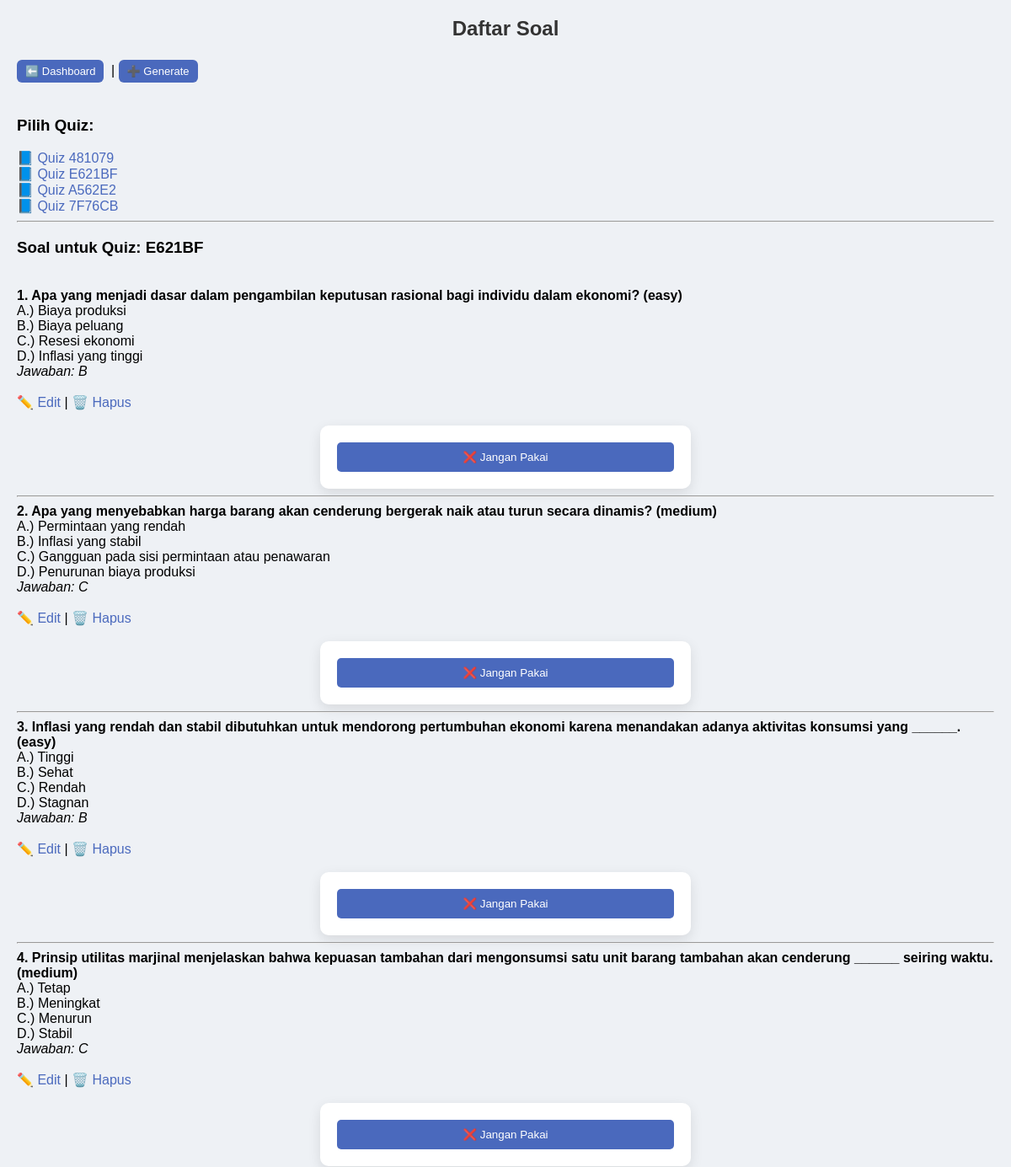
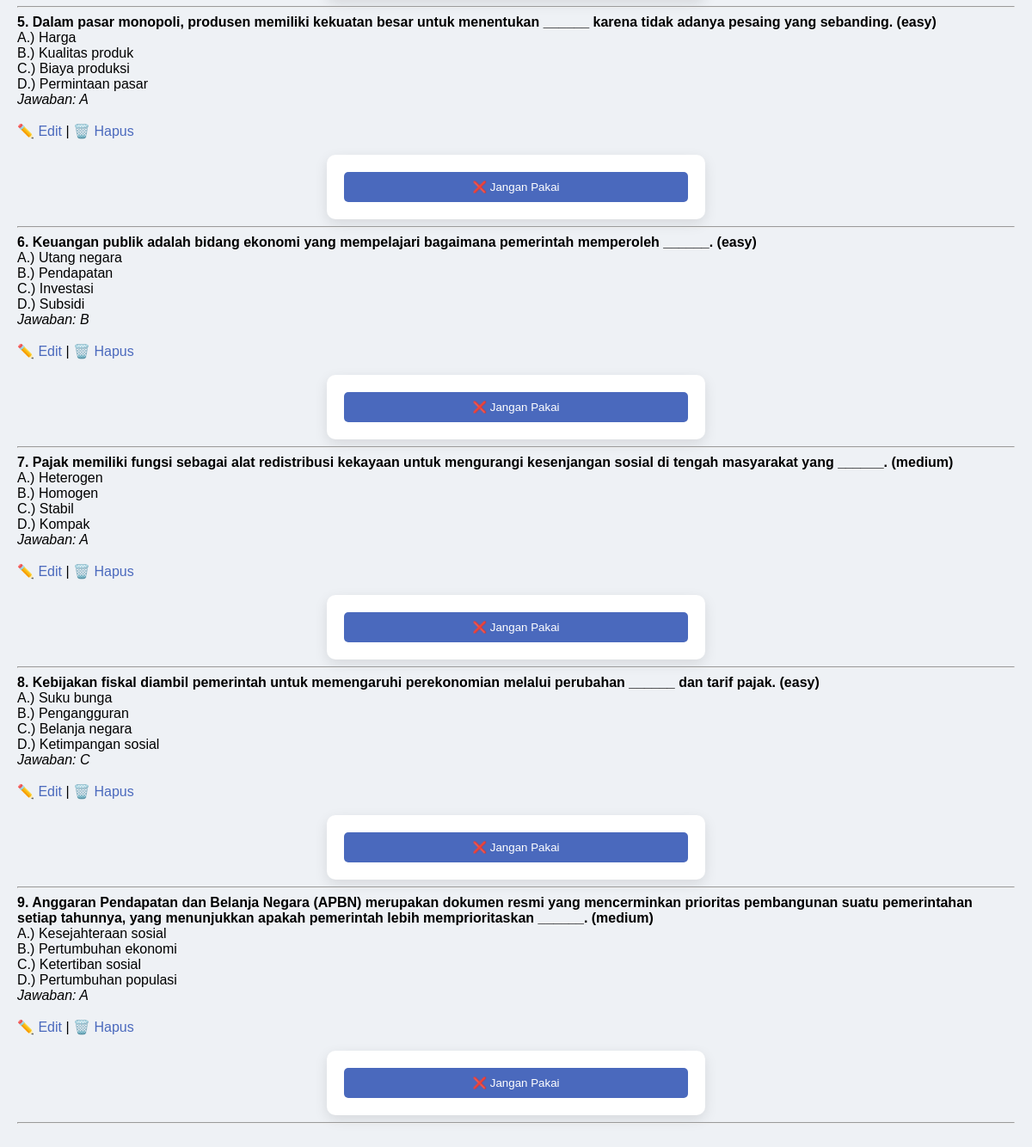
The app's page /lihat_soal.php?kode=E621BF (signed in) with its own data (2 pictures, top to bottom).
### tables this page shows
CREATE TABLE `soal` (
  `id` int(11) NOT NULL,
  `pertanyaan` text NOT NULL,
  `opsi` text NOT NULL,
  `jawaban` varchar(10) NOT NULL,
  `level` varchar(20) NOT NULL,
  `user_id` int(11) DEFAULT NULL,
  `aktif` tinyint(1) DEFAULT 0,
  `kode_quiz` varchar(20) DEFAULT NULL,
  `created_at` timestamp NOT NULL DEFAULT current_timestamp()
);

### lihat_soal.php (the view, shortened to what this page needs)
<?php
include "koneksi.php";
echo '<link rel="stylesheet" href="style.css">';
$user_id = $_SESSION['user_id'];
$kode = $_GET['kode'] ?? '';
?>
<h2>Daftar Soal</h2>
<a href="dashboard.php" class="btn"> ⬅️ Dashboard</a> |
<a href="generate.php" class="btn"> ➕ Generate</a>
<?php
echo "<h3>Pilih Quiz:</h3>";
$list = mysqli_query($conn, "SELECT DISTINCT kode_quiz FROM soal WHERE user_id='$user_id'");
while ($d = mysqli_fetch_assoc($list)) {
    echo "<a href='lihat_soal.php?kode=".$d['kode_quiz']."'>📘 Quiz ".$d['kode_quiz']."</a><br>";
}
echo "<hr>";
$query = mysqli_query($conn, "SELECT * FROM soal WHERE user_id='$user_id' AND kode_quiz='$kode'");
$no = 1;
?>
<h3>Soal untuk Quiz: <?php echo $kode; ?></h3><br>
<?php while ($data = mysqli_fetch_assoc($query)) { ?>
    <b><?php echo $no++; ?>. <?php echo $data['pertanyaan']; ?> (<?php echo $data['level']; ?>)</b><br>
    <?php $opsi = explode("|", $data['opsi']); ?>
    A.) <?php echo $opsi[0]; ?><br>
    B.) <?php echo $opsi[1]; ?><br>
    C.) <?php echo $opsi[2]; ?><br>
    D.) <?php echo $opsi[3]; ?><br>
    <i>Jawaban: <?php echo $data['jawaban']; ?></i><br><br>
    <a href="edit_soal.php?id=<?php echo $data['id']; ?>">✏️ Edit</a> |
    <a href="hapus_soal.php?id=<?php echo $data['id']; ?>" onclick="return confirm('Yakin hapus soal ini?')">🗑️ Hapus</a>
    <form method="POST" action="">
        <?php if ($data['aktif'] == 0) { ?>
            <button name="aktifkan">✔️ Pakai Soal</button>
        <?php } else { ?>
            <button name="nonaktifkan">❌ Jangan Pakai</button>
        <?php } ?>
    </form>
    <hr>
<?php } ?>

### style.css (style rules this page uses)
h2 { text-align: center; color: #333; }
form { max-width: 400px; margin: auto; background: white; padding: 20px; border-radius: 10px; box-shadow: 0 5px 15px rgba(0,0,0,0.1); }
button { width: 100%; padding: 10px; background: #4a69bd; color: white; border: none; border-radius: 5px; }
a { color: #4a69bd; text-decoration: none; }
.btn { display: block; text-align: center; padding: 10px; background: #4a69bd; color: white; border-radius: 6px; text-decoration: none; }
.btn { display: inline-block; padding: 6px 10px; background: #4a69bd; color: white; border-radius: 6px; text-decoration: none; font-size: 13px; margin: 3px 4px 3px 0; transition: 0.2s; }

### records on screen
soal: pertanyaan "Apa yang menjadi dasar dalam pengambilan keputusan rasional bagi individu dalam ekonomi?", level "easy", opsi "Biaya produksi", opsi "Biaya peluang", opsi "Resesi ekonomi", opsi "Inflasi yang tinggi", jawaban "B", aktif "❌ Jangan Pakai"
soal: pertanyaan "Apa yang menyebabkan harga barang akan cenderung bergerak naik atau turun secara dinamis?", level "medium", opsi "Permintaan yang rendah", opsi "Inflasi yang stabil", opsi "Gangguan pada sisi permintaan atau penawaran", opsi "Penurunan biaya produksi", jawaban "C", aktif "❌ Jangan Pakai"
soal: pertanyaan "Inflasi yang rendah dan stabil dibutuhkan untuk mendorong pertumbuhan ekonomi karena menandakan adanya aktivitas konsumsi yang ______.", level "easy", opsi "Tinggi", opsi "Sehat", opsi "Rendah", opsi "Stagnan", jawaban "B", aktif "❌ Jangan Pakai"
soal: pertanyaan "Prinsip utilitas marjinal menjelaskan bahwa kepuasan tambahan dari mengonsumsi satu unit barang tambahan akan cenderung ______ seiring waktu.", level "medium", opsi "Tetap", opsi "Meningkat", opsi "Menurun", opsi "Stabil", jawaban "C", aktif "❌ Jangan Pakai"
soal: pertanyaan "Dalam pasar monopoli, produsen memiliki kekuatan besar untuk menentukan ______ karena tidak adanya pesaing yang sebanding.", level "easy", opsi "Harga", opsi "Kualitas produk", opsi "Biaya produksi", opsi "Permintaan pasar", jawaban "A", aktif "❌ Jangan Pakai"
soal: pertanyaan "Keuangan publik adalah bidang ekonomi yang mempelajari bagaimana pemerintah memperoleh ______.", level "easy", opsi "Utang negara", opsi "Pendapatan", opsi "Investasi", opsi "Subsidi", jawaban "B", aktif "❌ Jangan Pakai"
soal: pertanyaan "Pajak memiliki fungsi sebagai alat redistribusi kekayaan untuk mengurangi kesenjangan sosial di tengah masyarakat yang ______.", level "medium", opsi "Heterogen", opsi "Homogen", opsi "Stabil", opsi "Kompak", jawaban "A", aktif "❌ Jangan Pakai"
soal: pertanyaan "Kebijakan fiskal diambil pemerintah untuk memengaruhi perekonomian melalui perubahan ______ dan tarif pajak.", level "easy", opsi "Suku bunga", opsi "Pengangguran", opsi "Belanja negara", opsi "Ketimpangan sosial", jawaban "C", aktif "❌ Jangan Pakai"
soal: pertanyaan "Anggaran Pendapatan dan Belanja Negara (APBN) merupakan dokumen resmi yang mencerminkan prioritas pembangunan suatu pemerintahan setiap tahunnya, yang menunjukkan apakah pemerintah lebih memprioritaskan ______.", level "medium", opsi "Kesejahteraan sosial", opsi "Pertumbuhan ekonomi", opsi "Ketertiban sosial", opsi "Pertumbuhan populasi", jawaban "A", aktif "❌ Jangan Pakai"

### other values on screen
$d['kode_quiz'] "481079"
$d['kode_quiz'] "E621BF"
$d['kode_quiz'] "A562E2"
$d['kode_quiz'] "7F76CB"
$kode "E621BF"
